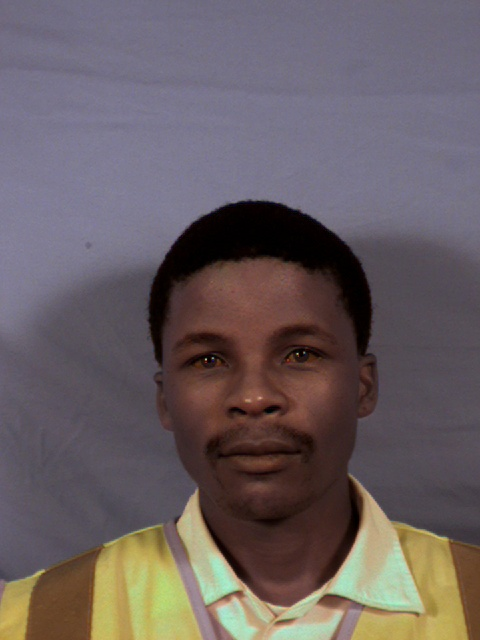
//> input picture mastering-opencv/landmarking/i001qa-mn.jpg, 480 x 640 px
$ ./landmark i001qa-mn.jpg out.png   (built with g++ and OpenCV 4)
//> lines starting //> are read from the running program, lines starting //| are printed output that depends on the picture
#include <iostream>
#include <stack>
#include <fstream>
#include <limits>
#include <string>
#include <opencv2/highgui/highgui.hpp>
#include <opencv2/imgproc/imgproc.hpp>

#define NUM_POINTS 76
#define ARRAY_SIZE (NUM_POINTS*2)

void copyPointsArray(const int *src, int* dest);
void undo();
void redo();
void draw();
void onMouse(int event, int x, int y, int, void*);
using namespace cv;
using namespace std;

static Mat img;
static int points[] = {201,348,201,381,202,408,209,435,224,461,241,483,264,498,292,501,319,493,338,470,353,448,363,423,367,395,366,371,357,344,355,316,340,311,325,318,309,328,327,324,342,317,217,328,231,323,250,327,269,333,251,334,233,331,229,345,240,337,262,349,242,352,241,344,346,337,330,330,318,341,334,344,330,336,280,344,278,381,264,399,273,406,293,409,316,399,321,392,304,376,296,342,279,402,310,399,251,431,268,427,284,425,293,425,302,423,316,425,329,426,320,442,309,451,295,454,278,452,263,442,277,440,293,442,313,437,313,429,293,432,277,431,293,436,295,395,234,341,251,343,252,350,235,348,338,333,324,335,326,342,340,340};
stack<int *> changesStack;
stack<int *> undoneChanges;

int main(int argc, char **argv)
{
    if (argc < 1){
        cerr << "Incorrect number of arguements." << endl;
        return 1;
    }

    img = imread(argv[1]);
//> img is the input picture: 640 rows x 480 cols, CV_8UC3; mean B, G, R 96.8, 94.3, 104.7

    namedWindow("Landmarks");
    setMouseCallback("Landmarks", onMouse, 0 );

    while (1) {
        draw();
//> after the loop in draw, `for (int i = 0; i < NUM_POINTS; i++)`:
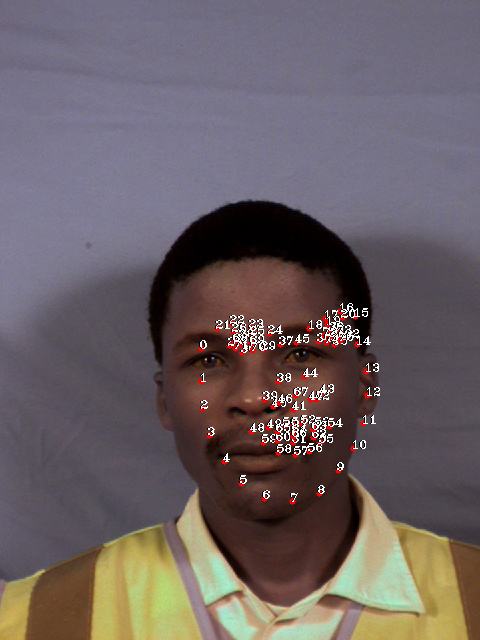
//> newImg: 640 rows x 480 cols, CV_8UC3; mean B, G, R 98.7, 96.1, 106.9

        int c = waitKey(10);
//> the 'q' key is pressed
        if (c == 'q') break;
        else if (c == 'k') return 0;
        else if (c == 'z') undo();
        else if (c == 'y') redo();
    }

    string inFileName = argv[1];
//> inFileName = "i001qa-mn.jpg"
    string outFileName;
    if (argc >= 2)
        outFileName = argv[2];
//> outFileName = "out.png"
    else
    {
        outFileName = inFileName;
        outFileName = outFileName.substr(0, outFileName.length()-3) + "txt";
    }

    ofstream myfile;
    myfile.open(outFileName);

    // Outputting data.
    int lastSlashIndex = inFileName.find_last_of("/");
//> lastSlashIndex = -1
    string pureFileName = inFileName.substr(lastSlashIndex+1);
//> pureFileName = "i001qa-mn.jpg"
    pureFileName = pureFileName.substr(0, pureFileName.length()-4);
//> pureFileName = "i001qa-mn"
    myfile << "\"" << pureFileName << "\";\n";
    myfile << "0;";
    for (int i = 0; i < ARRAY_SIZE-1; i++) {
        myfile << points[i] << ";";
    }
    myfile << points[NUM_POINTS*2-1] << endl;
}

// [69 lines left out: functions copyPointsArray, undo, redo, getNearestPoint, not called in this run]

void draw()
{
    Mat newImg = img.clone();

    for (int i = 0; i < NUM_POINTS; i++) {
        int x = points[2*i];
        int y = points[2*i + 1];

        // Draws circle on image.
        circle(newImg, Point(x,y), 3, Scalar(0, 0, 255), -1, 8);
		putText(newImg, to_string(i), Point(x-3, y), FONT_HERSHEY_COMPLEX_SMALL, 0.6, Scalar(0, 0, 0));
		putText(newImg, to_string(i), Point(x-2, y), FONT_HERSHEY_COMPLEX_SMALL, 0.6, Scalar(255, 255, 255));
    }

    imshow("Landmarks", newImg);
}

// [37 lines left out: function onMouse, not called in this run]
